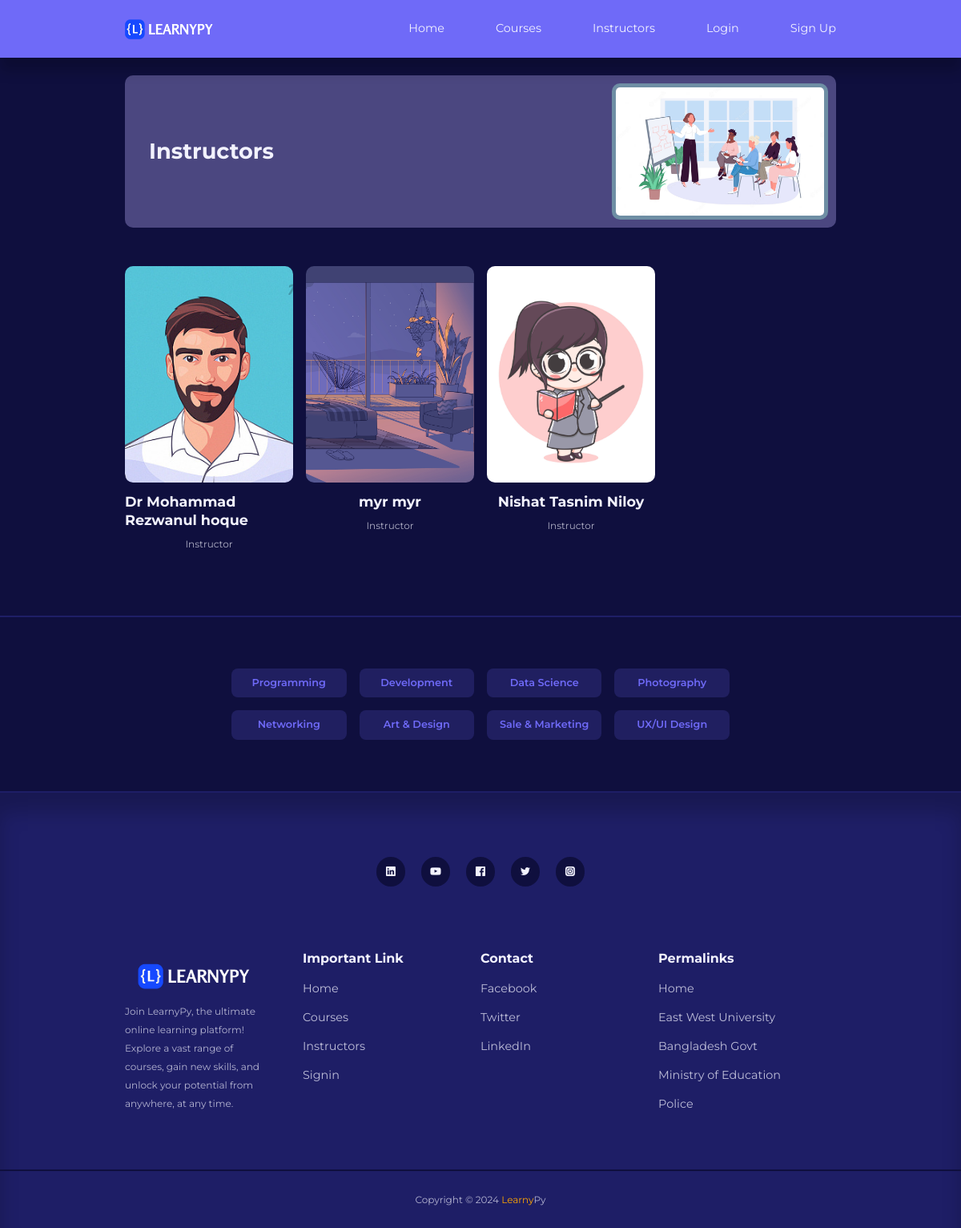
/Fontend/instructors.php, run on the app's committed database.
### tables this page shows
CREATE TABLE `instructor_info` (
  `instructor_fname` varchar(100) DEFAULT NULL,
  `instructor_lname` varchar(100) DEFAULT NULL,
  `instructor_username` varchar(100) NOT NULL,
  `instructor_password` varchar(100) DEFAULT NULL,
  `instructor_email` varchar(100) DEFAULT NULL
);

### Fontend/instructors.php (the view, shortened to what this page needs)
<!DOCTYPE html>
<html lang="en">
<head>
    <link rel="stylesheet" href="../style/style.css">
    <link rel="stylesheet" href="https://unicons.iconscout.com/release/v4.0.0/css/line.css">
</head>
<body>
    <?php include 'header.php';?>
    <br><br>
    <section>
        <div class="container instructor__top">
            <div style="margin-left: 30px;">
                <h2>Instructors</h2>
            </div>
            <div style="margin: 10px;">
                <img class="instructor__top_banar" src="../images/instructor6.avif" alt="">
            </div>
        </div>
    </section>
    <section>
        <div class="container instructor__all">
            <?php
                $link = mysqli_connect("localhost", "root", "", "learnypy");
                $query = "SELECT * FROM instructor_info";
                $result = mysqli_query($link, $query);
                if ($result) {
                    if (mysqli_num_rows($result) > 0) {
                        while ($row = mysqli_fetch_assoc($result)) {
                         echo '
                            <div class="instructor__single">
                                <div>
                                    <a href="./singleInstructor.php?user_name='.$row['instructor_username'].'">
                                    <img src="../pic/instructor/'.$row['instructor_username'].'.jpg" alt="Image Failed to Load">
                                    </a>
                                </div>
                                <div class="instructor__name">
                                    <h3>
                                    <a href="./singleInstructor.php?user_name='.$row['instructor_username'].'">'.$row['instructor_fname']. '  '.$row['instructor_lname'].'</a>
                                    </h3>
                                    <small>Instructor</small>
                                </div>
                            </div>
                            ';
                        }
                    }
                }
                else{
                    echo "Something Went Wrong !";
                }
            ?>
        </div>
    </section>
    <section class="category__buttons">
        <div class="container category__buttons-container">
            <a href="./category-posts.html" class="category__button">Programming</a>
            <a href="./category-posts.html" class="category__button">Development</a>
            <a href="./category-posts.html" class="category__button">Data Science</a>
            <a href="./category-posts.html" class="category__button">Photography</a>
            <a href="./category-posts.html" class="category__button">Networking</a>
            <a href="./category-posts.html" class="category__button">Art & Design</a>
            <a href="./category-posts.html" class="category__button">Sale & Marketing</a>
            <a href="./category-posts.html" class="category__button">UX/UI Design</a>
        </div>
    </section>
    <footer>
        <div class="footer__socials">
            <a href="https://www.linkedin.com/in/fahad-bd/" target="_blank"><i class="uil uil-linkedin"></i></a>
            <a href="https://www.youtube.com/" target="_blank"><i class="uil uil-youtube"></i></a>
            <a href="https://www.facebook.com/fahadahammedbd" target="_blank"><i class="uil uil-facebook"></i></a>
            <a href="https://twitter.com/fahadbd01" target="_blank"><i class="uil uil-twitter"></i></a>
            <a href="https://www.instagram.com/fahadahammedbd/" target="_blank"><i
                    class="uil uil-instagram-alt"></i></a>
        </div>
        <div class="container footer__container">
            <article style="margin-right: 50px;">
                <img src="../images/logo1.png" alt="">
                <small>Join LearnyPy, the ultimate online learning platform! Explore a vast range of courses, gain new
                    skills, and unlock your potential from anywhere, at any time.</small>
            </article>
            <article>
                <h4>Important Link</h4>
                <ul>
                    <li><a href="./index.php">Home</a></li>
                    <li><a href="./courses.php">Courses</a></li>
                    <li><a href="./instructors.php">Instructors</a></li>
                    <li><a href="./signin.php">Signin</a></li>
                </ul>
            </article>
            <article>
                <h4>Contact</h4>
                <ul>
                    <li><a href="https://www.facebook.com">Facebook</a></li>
                    <li><a href="https://www.twitter.com">Twitter</a></li>
                    <li><a href="https://www.linkedin.com">LinkedIn</a></li>
                </ul>
            </article>
            <article>
                <h4>Permalinks</h4>
                <ul>
                    <li><a href="./index.php">Home</a></li>
                    <li><a href="https://www.ewubd.edu/">East West University</a></li>
                    <li><a href="https://bangladesh.gov.bd/index.php">Bangladesh Govt</a></li>
                    <li><a href="https://moedu.gov.bd/">Ministry of Education</a></li>
                    <li><a href="https://www.police.gov.bd/">Police</a></li>
                </ul>
            </article>
        </div>
        <div class="footer__copyright">
            <small>Copyright &copy; 2024 <span style="color: orange;">Learny</span>Py</small>
        </div>
    </footer>
</body>
</html>

### Fontend/header.php (shortened to what this page needs)
<nav>
        <div class="container nav__container">
            <a href="./index.php"><img class="nav__logo" src="../images/logo1.png" alt="logo"></a>
            <ul class="nav__items">
                <li><a href="./index.php">Home</a></li>
                <li><a href="./courses.php">Courses</a></li>
                <li><a href="./instructors.php">Instructors</a></li>
                <?php
                if ( isset($_SESSION['active_status'])  )
                {
                    $image_should = null;
                    if($_SESSION['user_type']=='instructor'){
                        $image_should = $_SESSION['user_name'];
                    }
                    elseif($_SESSION['user_type'] == 'student'){
                        $image_should =  $_SESSION['email'];
                    }
                    else{
                        $image_should = "admin";
                    }
                    $image_name = '';
                    $dirPath = '../pic/'.$_SESSION['user_type'];
                    $files = scandir($dirPath);
                    foreach ($files as $file) {
                        $filePath = $dirPath . '/' . $file;
                        if (is_file($filePath)) {
                            $name= explode('.',$file);
                            if( $name[0] == $image_should ){
                                $image_name = $file ;
                                break;
                            }
                            if($_SESSION['user_type'] == 'student' ){
                                $first_part = explode('.',$image_should);
                                if($name[0] == $first_part[0]){
                                    $image_name = $file ;
                                    break;
                                }
                            }
                        }
                    }
                echo '
                <li class="nav__profile">
                    <div class="avatar">
                        <img src="../pic/'.$_SESSION['user_type']. '/'.$image_name.'" style = "height:125%" >
                    </div> '
                   . $_SESSION['user_name'] .
                   ' <ul>
                        <li><a href="./profile.php">Profile</a></li> ' ;
                if(isset($_SESSION['user_type']) &&  $_SESSION['user_type'] == 'admin'){
                    echo ' <li><a href="./manageCourses.php">Dashboard</a></li> ';
                }
                if(isset($_SESSION['user_type']) &&  $_SESSION['user_type'] == 'instructor'){
                    echo ' <li> <a href="addMaterial.php"> Add Material</a> </li> ';
                    echo ' <li> <a href="manageCourses.php"> Edit Your Courses </a> </li> ';
                    echo ' <li> <a href="addCourse.php"> Create Course </a> </li> ';
                    echo ' <li> <a href="addQuiz.php"> Add A Quiz </a> </li> ';
                }
                echo '
                        <li><a href="./logout.php">Logout</a></li>
                    </ul>
                </li> '      ;
                }
                else{
                    echo '
                    <li><a href="./signin.php">Login</a></li>
                <li><a href="./signup.php">Sign Up</a></li>
                ' ;
                }
                ?>
            </ul>
        </div>
    </nav>

### style/style.css (style rules this page uses)
:root { --color-primary: #6f6af8; --color-primary-light: rgba(109, 104, 248, 0.18); --color-primary-variant: #5854c7; --color-red: #da0f3f; --color-red-light: rgba(219, 15, 63, 0.15); --color-green: #00c476; --color-green-light: rgba(0, 194, 116, 0.15); --color-gray-900: #1e1e66; --color-gray-700: #2d2b7c; --color-gray-300: rgba(242, 242, 254, 0.3); --color-gray-200: rgba(242, 242, 254, 0.7); --color-white: #f2f2fe; --color-bg: #0f0f3e; --transition: all 300ms ease; --container-width-lg: 74%; --container-width-md: 88%; --form-width: 40%; --border-radius-1: 0.3rem; --border-radius-2: 0.5rem; --border-radius-3: 0.8rem; --border-radius-4: 2rem; --border-radius-5: 5rem; }
* { margin: 0; padding: 0; outline: 0; border: 0; appearance: 0; list-style: none; text-decoration: none; box-sizing: border-box; }
body { font-family: 'Montserrat', sans-serif; line-height: 1.6; color: var(--color-gray-200); overflow-x: hidden; background: var(--color-bg); font-size: 0.9rem; }
.container { width: var(--container-width-lg); max-width: 1800px; margin-inline: auto; }
section { margin-top: 3rem; width: 100vw; }
h1, h2, h3, h4, h5 { color: var(--color-white); line-height: 1.3; }
h2 { font-size: 1.7rem; margin: 1rem 0; }
h3 { font-size: 1.1rem; margin: 0.8rem 0 0.5rem; }
h4 { font-size: 1rem; }
a { color: var(--color-white); transition: var(--transition); }
img { display: block; width: 100%; object-fit: cover; }
a:link { text-decoration: none; }
nav { background: var(--color-primary); width: 100vw; height: 4.5rem; position: fixed; top: 0; z-index: 10; box-shadow: 0 1rem 1rem rgba(0, 0, 0, 0.2); }
.nav__container { height: 100%; display: flex; align-items: center; justify-content: space-between; }
.nav__logo { width: 110px; height: 51px; }
.nav__items { display: flex; align-items: center; gap: 4rem; justify-content: center; }
.category__button { background: var(--color-primary-light); color: var(--color-primary); display: inline-block; padding: 0.5rem 1rem; border-radius: var(--border-radius-2); font-size: 0.8rem; font-weight: 600; text-align: center; }
.category__buttons { padding: 4rem 0; border-top: 2px solid var(--color-gray-900); border-bottom: 2px solid var(--color-gray-900); }
.category__buttons-container { width: fit-content; display: grid; grid-template-columns: repeat(4, 1fr); gap: 1rem; }
footer { background: var(--color-gray-900); padding: 5rem 0 0; box-shadow: inset 0 1.5rem 1.5rem rgba(0, 0, 0, 0.2); }
.footer__socials { margin-inline: auto; width: fit-content; margin-bottom: 5rem; display: flex; justify-content: space-between; align-items: center; gap: 1.2rem; }
.footer__socials a { background: var(--color-bg); border-radius: 50%; width: 2.3rem; height: 2.3rem; display: flex; align-items: center; justify-content: center; }
.footer__container { display: grid; grid-template-columns: repeat(4, 1fr); }
footer h4 { color: var(--color-white); margin-bottom: 0.6rem; }
footer ul li { padding: 0.4rem 0; }
footer ul a { opacity: 0.75; }
.footer__copyright { text-align: center; padding: 1.5rem 0; border-top: 2px solid var(--color-bg); margin-top: 4rem; }
.instructor__top { display: flex; justify-content: space-between; align-items: center; border-radius: 10px; background-color: #4b4780; }
.instructor__top_banar { width: 270px; height: 170px; border-radius: 10px; border: 5px solid #6e8ea4; }
.instructor__single { display: flex; flex-direction: column; align-items: center; }
.instructor__single img { height: 270px; width: 210px; border-radius: 10px; }
.instructor__name { display: flex; flex-direction: column; align-items: center; }
.instructor__all { display: grid; grid-template-columns: repeat(4, 1fr); gap: 1rem; margin-bottom: 5rem; }

### data on the page
instructor_info: instructor_username (picture), instructor_fname "Dr Mohammad", instructor_lname "Rezwanul hoque"
instructor_info: shows a picture, instructor_fname "myr", instructor_lname "myr"
instructor_info: shows a picture, instructor_fname "Nishat Tasnim", instructor_lname "Niloy"
